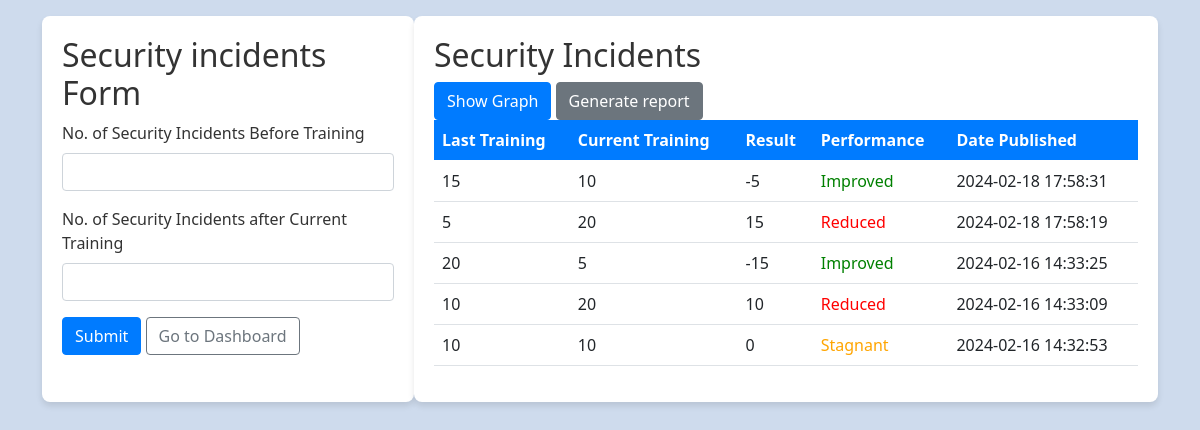
Before: /Security.php (signed in) with the older database file.
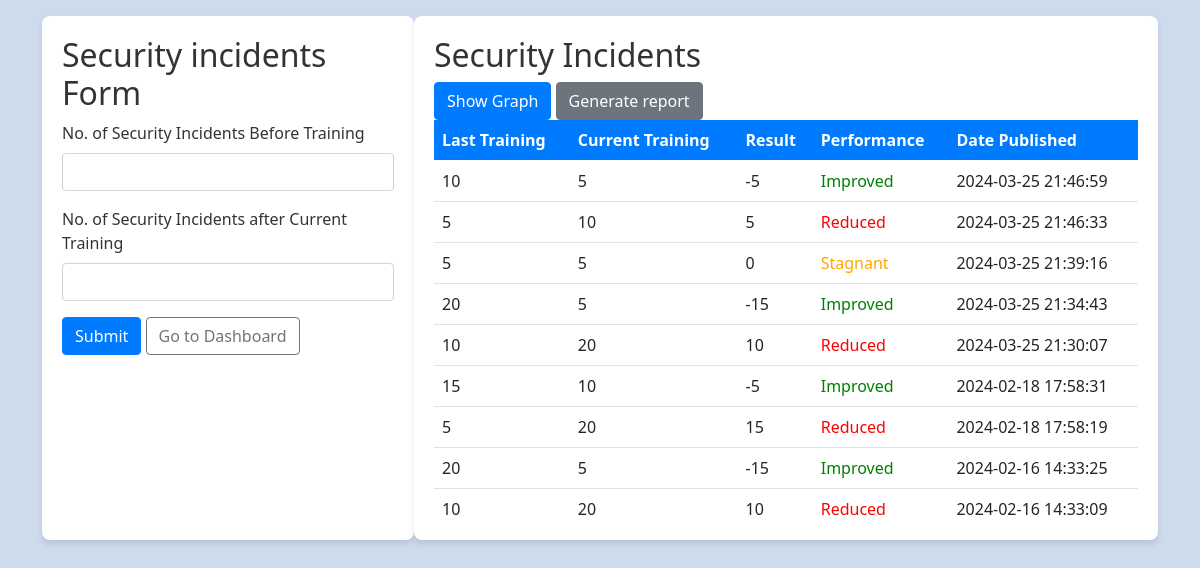
After: the same page with the newer database file.
### tables this page shows
CREATE TABLE `security_incidents` (
  `id` int(11) NOT NULL,
  `security_last` int(11) NOT NULL,
  `security_current` int(11) NOT NULL,
  `result` int(11) NOT NULL,
  `performance` varchar(255) NOT NULL,
  `date_published` datetime NOT NULL
);

### Security.php (the view, shortened to what this page needs)
<?php
require_once('config.php');
?>
<!DOCTYPE html>
<html lang="en">
<head>
    <link href="https://cdn.jsdelivr.net/npm/bootstrap@5.1.0/dist/css/bootstrap.min.css" rel="stylesheet">
    <link rel="stylesheet" href="https://cdnjs.cloudflare.com/ajax/libs/font-awesome/5.15.4/css/all.min.css">
</head>
<body>
<div class="container-fluid">
    <div class="row min-vh-100 flex-column flex-md-row">
        <main class="col px-0 flex-grow-1">
            <div class="container py-3">
                <div class="row">
                    <div class="col-md-4 form-section">
                        <h2>Security incidents Form</h2>
                        <form method="post">
                            <div class="mb-3">
                                <label for="participants_last" class="form-label">No. of Security Incidents Before Training</label>
                                <input type="number" class="form-control" id="security_last" name="security_last" required>
                            </div>
                            <div class="mb-3">
                                <label for="participants_current" class="form-label">No. of Security Incidents after Current Training</label>
                                <input type="number" class="form-control" id="security_current" name="security_current" required>
                            </div>
                            <button type="submit" class="btn btn-primary">Submit</button>
                            <a href="dashboard.php" class="btn btn-outline-secondary">Go to Dashboard</a>
                        </form>
                    </div>
                    <div class="col-md-8 table-section">
                        <h2>Security Incidents</h2>
                        <button type="button" class="btn btn-primary" data-bs-toggle="modal" data-bs-target="#graphModal">
                          Show Graph
                        </button>
    <a href="generateSec.php" class="btn btn-secondary">Generate report</a>
                        <div class="scrollable-table">
                            <table class="table">
                                <thead>
                                    <tr>
                                        <th scope="col">Last Training</th>
                                        <th scope="col">Current Training</th>
                                        <th scope="col">Result</th>
                                        <th scope="col">Performance</th>
                                        <th scope="col">Date Published</th>
                                    </tr>
                                </thead>
                                <tbody>
                                    <?php
                                    $query = "SELECT security_last, security_current, result, performance, date_published FROM security_incidents ORDER BY date_published DESC";
                                    if ($result = $link->query($query)) {
                                        if ($result->num_rows > 0) {
                                            while ($row = $result->fetch_assoc()) {
                                                echo "<tr>";
                                                echo "<td>" . $row['security_last'] . "</td>";
                                                echo "<td>" . $row['security_current'] . "</td>";
                                                echo "<td>" . $row['result'] . "</td>";
                                                if ($row['performance'] === "Improved") {
                                                    echo "<td style='color: green;'>" . $row['performance'] . "</td>";
                                                } elseif ($row['performance'] === "Reduced") {
                                                    echo "<td style='color: red;'>" . $row['performance'] . "</td>";
                                                } elseif ($row['performance'] === "Stagnant") {
                                                    echo "<td style='color: orange;'>" . $row['performance'] . "</td>";
                                                }
                                                echo "<td>" . $row['date_published'] . "</td>";
                                                echo "</tr>";
                                            }
                                        } else {
                                            echo "<tr><td colspan='5'>No data found</td></tr>";
                                        }
                                    } else {
                                        echo "<tr><td colspan='5'>Error fetching data</td></tr>";
                                    }
                                    ?>
                                </tbody>
                            </table>
                        </div>
                    </div>
                </div>
            </div>
        </main>
    </div>
</div>
</body>
</html>

Changed rows visible on the page:
no longer on this page (row unchanged): security_incidents: security_last "10", security_current "10", result "0", performance "Stagnant", date_published "2024-02-16 14:32:53"
added security_incidents: security_last "10", security_current "5", result "-5", performance "Improved", date_published "2024-03-25 21:46:59"
added security_incidents: security_last "5", security_current "10", result "5", performance "Reduced", date_published "2024-03-25 21:46:33"
added security_incidents: security_last "5", security_current "5", result "0", performance "Stagnant", date_published "2024-03-25 21:39:16"
added security_incidents: security_last "20", security_current "5", result "-15", performance "Improved", date_published "2024-03-25 21:34:43"
added security_incidents: security_last "10", security_current "20", result "10", performance "Reduced", date_published "2024-03-25 21:30:07"
